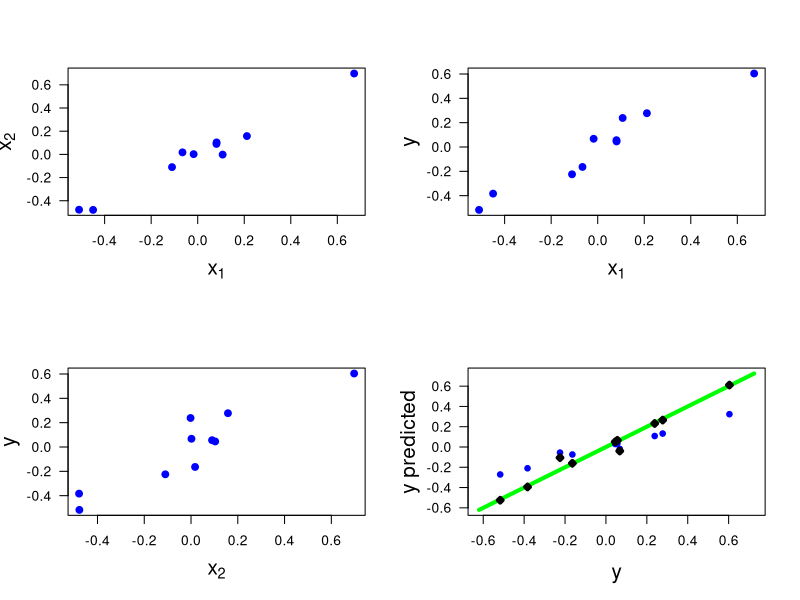

Here is the R script that generated this plot:
print('file: CollinearityExample.R')
# Collinearity: example with two correlated samples
set.seed(1953) # set seed for random number generators
n = 10  # sample size
X1 = runif(n)
# unit length scaling:
x1 = (X1-mean(X1))/sqrt(sum( (X1-mean(X1))^2)) # sum(x1^2) = 1
X2 = x1+0.05*rnorm(n)
x2 = (X2-mean(X2))/sqrt(sum( (X2-mean(X2))^2))
r12=cor(x1,x2)
beta1 = 1; beta2 = -0.5  # set true beta
Y = beta1*x1+beta2*x2-0.03*rnorm(n)  # add normal noise
y = (Y-mean(Y))/sqrt(sum( (Y-mean(Y))^2))
# ----------------------
# solve linear system of least squares solution:
X = matrix(data=c(x1,x2),nrow=n,ncol=2)
XX = t(X)%*%X
A = solve(XX)  # inverse of XX
rhs = t(X)%*%y
betaEst1 = t(A)%*%rhs
betaEst2 = c(0,0)   # dummy values
betaEst2[1] = (rhs[1]-r12*rhs[2])/(1-r12^2)
betaEst2[2] = (rhs[2]-r12*rhs[1])/(1-r12^2)
# ----------------------
# linear regression
outLR = lm(y ~ x1+x2)
# calculate and plot predicted response:
ypred1 = beta1*x1+beta2*x2              # based on true beta
ypred2 = betaEst1[1]*x1+betaEst1[2]*x2  # based on estimated beta
xp = c(min(y),max(y))*1.2
sflag = 1
if (sflag == 1) {
  # png('Collinearity2Data170612.png',width=16,height=12,units='cm',res=300)
  par(mfrow=c(2,2))
  plot(x1,x2,type='p',lwd=4,col='blue',xlab=expression(x[1]),
       ylab=expression(x[2]),las=1,cex=0.6,cex.lab=1.5)
  plot(x1,y,type='p',lwd=4,col='blue',xlab=expression(x[1]),ylab='y',las=1,
       cex=0.6,cex.lab=1.5)
  plot(x2,y,type='p',lwd=4,col='blue',xlab=expression(x[2]),ylab='y',las=1,
       cex=0.6,cex.lab=1.5)
  plot(xp,xp,type='l',lwd=4,col='green',xlab='y',ylab='y predicted',las=1,
       cex=0.6,cex.lab=1.5)
  points(y,ypred1,col='blue',lwd=4,cex=0.6,pch=20)
  points(y,ypred2,col='black',lwd=4,cex=0.6,pch=23)
  # dev.off()
}